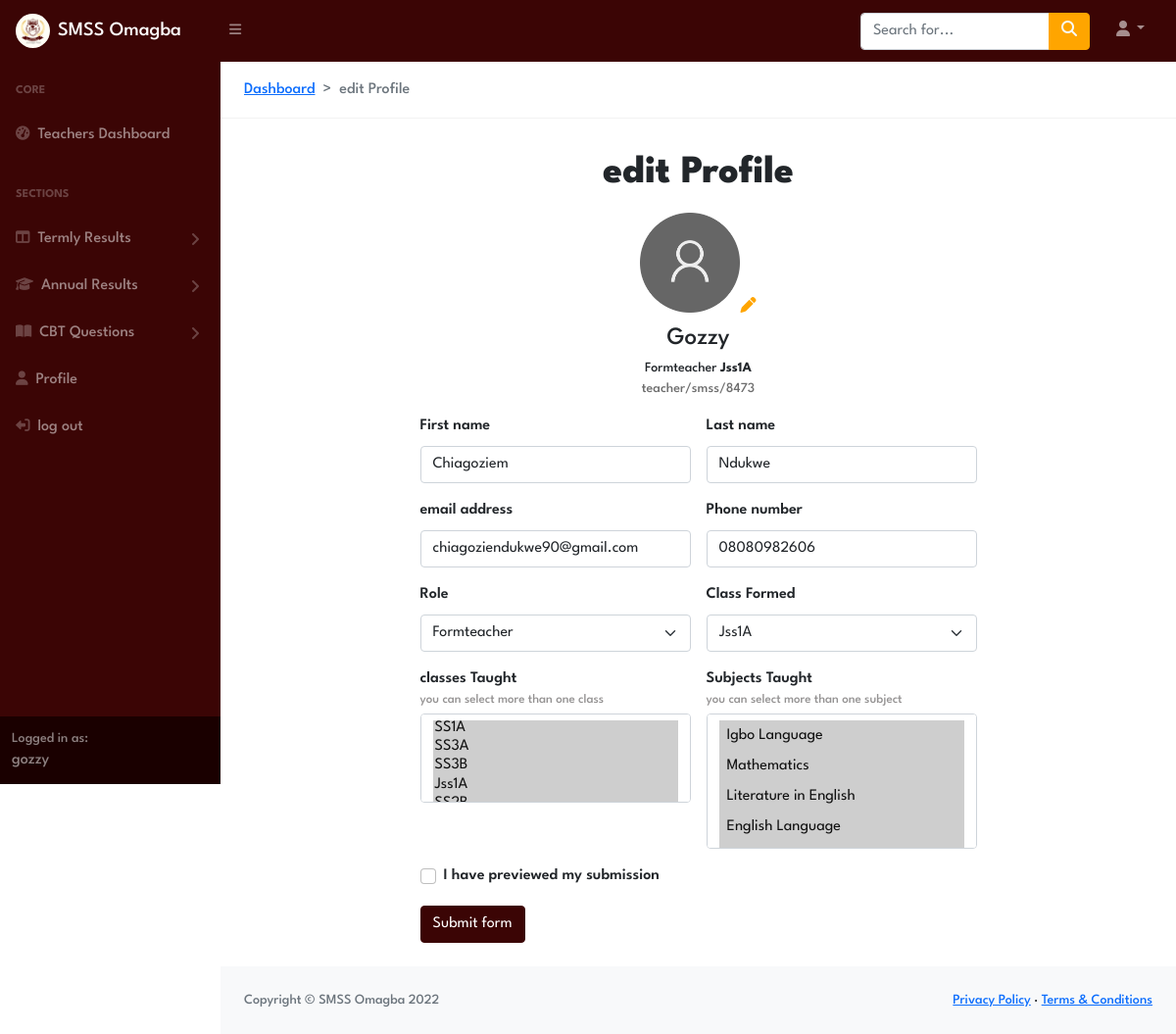
The page /Teachers_Portal/1/profile/ (signed in) on the database its author committed.
### Teachers_Portal/models.py (models this page shows, shortened)
class Teacher(models.Model):
	user = models.OneToOneField(User, on_delete=models.CASCADE, default=2)
	FirstName= models.CharField(max_length= 200, blank=True,default='None')
	LastName= models.CharField(max_length= 200, blank=True, default='None')
	Phone_number= models.CharField(max_length= 200, blank=True)
	Email= models.EmailField(max_length= 200, blank=True)
	teachers_id=models.CharField(max_length= 200, blank=True)
	Role= models.CharField(max_length= 200, blank=True , default="Teacher",choices=ROLE_CHOICES )
	subjects_taught=models.ManyToManyField(Subject)
	classes_taught=models.ManyToManyField(Class,related_name='assigned_classes')
	classFormed = models.ForeignKey(Class,on_delete=models.CASCADE, blank=True, null=True )
	Headshot=models.ImageField(upload_to='assets/TeachersProfileimages', blank=True)
	@property
	def profileimageURL(self):
		try:
			url= self.Headshot.url
		except:
			url=""
		return url

### Result_portal/models.py (models this page shows)
class Class(models.Model):
	Class=models.CharField(max_length=10, blank=True)
	def __str__(self):
		return str(self.Class)

### Teachers_Portal/views/views.py (the view, shortened to what this page needs)
# urls.py: path('<int:id>/profile/', profile_view , name='profile'),
@login_required
def profile_view(request, id):
    teacher = Teacher.objects.get(id=id)
    classes = Class.objects.all()
    subjects = Subject.objects.all()
    sessions = AcademicSession.objects.all()
    context = {
        'teacher': teacher,
        'classes': classes,
        'subjects': subjects,
        'form': TeacherForm(instance=teacher),
        'sessions': sessions,
    }
    return render(request, 'teachers/editprofile.html', context)

### Teachers_Portal/forms.py
class TeacherForm(forms.ModelForm):
    class Meta:
        model = Teacher
        exclude = ['user','teachers_id','Role','classFormed']

### Teachers_Portal/templates/teachers/editprofile.html (shortened to what this page needs)
{% extends 'Teachers_navbar.html' %} {% load static %} {% block content%}
<section class="pt-4">
  <nav
    class="ms-4"
    style="--bs-breadcrumb-divider: '>'"
    aria-label="breadcrumb"
  >
    <ol class="breadcrumb">
      <li class="breadcrumb-item">
        <a href="{% url 'Teachers_portal:Teachers_dashboard' %}">Dashboard</a>
      </li>
      <li class="breadcrumb-item active" aria-current="page">edit Profile</li>
    </ol>
  </nav>
  <hr />
  <div class="d-flex align-items-center flex-column px-md-5 px-2">
    <div class="text-center mb-2">
      <h1 class="mt-3">edit Profile</h1>
    </div>
    <div class="form-container d-flex flex-column align-items-center">
      <div class="Accountdetails mb-3 d-flex flex-column align-items-center">
        {% if teacher.profileimageURL == '' %}
        <div class="profile-image-wapper">
          <img
            src="{% static 'images/profile-default.png' %}"
            alt=""
            class="profile-image"
          />
          <i class="fa-solid fa-pen" style="color: orange"></i>
        </div>
        {% else %}
        <div class="profile-image-wapper">
          <img src="{{teacher.profileimageURL}}" alt="" class="profile-image" />
        </div>
        {% endif %}
        <div class="username mt-2">{{ teacher.user.username }}</div>
        <span class="small" style="font-weight: 500"
          >{{ teacher.Role }} {% if teacher.classFormed != None %}<strong
            >{{ teacher.classFormed }}</strong
          >{% endif %}</span
        >
        <span class="small" style="color: #6e6e6e"
          >{{ teacher.teachers_id }}</span
        >
      </div>
      <form
        action="{% url 'Teachers_portal:profile' id=teacher.id %}"
        method="post"
        class="needs-validation"
        novalidate
      >
        <div class="row g-3 px-3">
          <div class="col-md-6">
            <label for="validationCustom01" class="form-label"
              >First name</label
            >
            <input
              type="text"
              name="FirstName"
              value="{{ teacher.FirstName }}"
              class="form-control"
              id="validationCustom01"
              placeholder="example: john"
              required
            />
          </div>
          <div class="col-md-6">
            <label for="validationCustom01" class="form-label">Last name</label>
            <input
              type="text"
              name="LastName"
              value="{{ teacher.LastName }}"
              class="form-control"
              id="validationCustom01"
              placeholder="example: Doe"
              required
            />
          </div>
          <div class="col-md-6">
            <label for="validationCustom03" class="form-label"
              >email address</label
            >
            <input
              type="email"
              name="Email"
              value="{{ teacher.Email }}"
              class="form-control"
              id="validationCustom03"
              placeholder="enter your email address"
            />
          </div>
          <div class="col-md-6">
            <label for="validationCustom04" class="form-label"
              >Phone number</label
            >
            <input
              type="number"
              name="Phone_number"
              value="{{ teacher.Phone_number }}"
              class="form-control"
              id="validationCustom04"
              placeholder="enter your phone number"
              required
            />
          </div>
          <div class="col-md-6">
            <label for="roleSelect" class="form-label">Role</label>
            <select
              id="roleSelect"
              class="form-select"
              name="Role"
              required
            >
              <option value="Formteacher" {% if teacher.Role == "Formteacher" %}selected{% endif %}>
                Formteacher
              </option>
            </select>
          </div>
          <div class="col-md-6" id="classFormedContainer" style="display: none;">
            <label for="classFormedSelect" class="form-label">Class Formed</label>
            <select id="classFormedSelect" class="form-select" name="classFormed">
              {% for class in classes %}
              <option
                value="{{ class.id }}"
                {% if class.id == teacher.classFormed.id %}selected{% endif %}
              >
                {{ class.Class }}
              </option>
              {% endfor %}
            </select>
          </div>
          <div class="col-md-6">
            <label for="validationCustom06" class="form-label mb-0"
              >classes Taught</label
            >
            <div class="helptext mb-1">you can select more than one class</div>
            <select
              name="classes_taught"
              class="form-select"
              multiple
              aria-label="Multiple select example"
              size="4"
              id="validationCustom06"
              required
            >
              {% for class in classes %}
              <option
                value="{{ class.id }}"
                {%
                if
                class
                in
                teacher.classes_taught.all
                %}
                selected
                {%
                endif
                %}
                class="p-2"
              >
                {{ class.Class }}
              </option>
              {% endfor %}
            </select>
          </div>
          <div class="col-md-6">
            <label for="validationCustom07" class="form-label mb-0"
              >Subjects Taught</label
            >
            <div class="helptext mb-1">
              you can select more than one subject
            </div>
            <select
              name="subjects_taught"
              class="form-select"
              multiple
              aria-label="Multiple select example"
              size="4"
              id="validationCustom07"
              required
            >
              {% for subject in subjects %}
              <option
                value="{{ subject.id }}"
                {%
                if
                subject
                in
                teacher.subjects_taught.all
                %}
                selected
                {%
                endif
                %}
                class="p-2"
              >
                {{ subject.subject_name }}
              </option>
              {% endfor %}
            </select>
          </div>
          <div class="col-12">
            <div class="form-check">
              <input
                class="form-check-input"
                type="checkbox"
                value=""
                id="invalidCheck"
                required
              />
              <label class="form-check-label" for="invalidCheck">
                I have previewed my submission
              </label>
            </div>
          </div>
          <div class="col-12 mb-4">
            <button class="btn btn-primary" type="submit">Submit form</button>
          </div>
        </div>
      </form>
    </div>
  </div>
</section>
{% endblock %}

### templates/Teachers_navbar.html (shortened to what this page needs)
{% load static %}
<!DOCTYPE html>
<html lang="en">
  <head>
    <link
      rel="stylesheet"
      href="https://cdnjs.cloudflare.com/ajax/libs/animate.css/4.1.1/animate.min.css"
    />
    <link
      href="https://cdn.jsdelivr.net/npm/bootstrap@5.0.2/dist/css/bootstrap.min.css"
      rel="stylesheet"
    />
    <link
      href="https://cdn.jsdelivr.net/npm/simple-datatables@latest/dist/style.css"
      rel="stylesheet"
    />
    <link
      rel="stylesheet"
      href="https://cdn.jsdelivr.net/npm/bootstrap-icons@1.5.0/font/bootstrap-icons.css"
    />
    <link
      rel="stylesheet"
      href="https://cdnjs.cloudflare.com/ajax/libs/font-awesome/5.12.1/css/all.min.css"
    />
    <link
      rel="stylesheet"
      href="https://cdnjs.cloudflare.com/ajax/libs/font-awesome/6.1.1/css/all.min.css"
    />
    <link
      href="https://cdn.jsdelivr.net/npm/simple-datatables@latest/dist/style.css"
      rel="stylesheet"
    />
    <link rel="stylesheet" href="https://use.typekit.net/oov2wcw.css" />
    <link
      href="{% static 'css/Teachers_portal/styles.css' %}"
      rel="stylesheet"
    />
    <link
      rel="stylesheet"
      href="{% static 'css/Teachers_portal/Teachers_portal.css' %}"
    />
    <link rel="stylesheet" href="{% static 'css/swiper-bundle.min.css' %}" />
    <link rel="stylesheet" href="{% static 'css/all.css' %}" />
  </head>
  <body class="sb-nav-fixed">
    <nav class="sb-topnav navbar navbar-expand navbar-dark bg-dark">
      <a
        class="navbar-brand ps-3"
        href="{% url 'Teachers_portal:Teachers_dashboard' %}"
        ><img
          src="{% static 'images/St Marks Logo.png' %}"
          alt="..."
          class="brand_image img-fluid me-2"
        />SMSS Omagba</a
      >
      <button
        class="btn btn-link btn-sm order-1 order-lg-0 me-4 me-lg-0"
        id="sidebarToggle"
        href="#!"
      >
        <i class="fas fa-bars"></i>
      </button>
      <form
        class="d-none d-md-inline-block form-inline ms-auto me-0 me-md-3 my-3 my-md-4"
      >
        <div class="input-group">
          <input
            class="form-control"
            type="text"
            placeholder="Search for..."
            aria-label="Search for..."
            aria-describedby="btnNavbarSearch"
          />
          <button
            class="btn btn-warning text-light"
            id="btnNavbarSearch"
            type="button"
          >
            <i class="fas fa-search"></i>
          </button>
        </div>
      </form>
      <ul class="navbar-nav ms-auto ms-md-0 me-3 me-lg-4">
        <li class="nav-item dropdown">
          <a
            class="nav-link dropdown-toggle"
            id="navbarDropdown"
            href="#"
            role="button"
            data-bs-toggle="dropdown"
            aria-expanded="false"
            ><i class="fas fa-user fa-fw"></i
          ></a>
        </li>
      </ul>
    </nav>
    <div id="layoutSidenav">
      <div id="layoutSidenav_nav">
        <nav class="sb-sidenav accordion sb-sidenav-dark" id="sidenavAccordion">
          <div class="sb-sidenav-menu">
            <div class="nav">
              <div class="sb-sidenav-menu-heading">Core</div>
              <a
                class="nav-link"
                href="{% url 'Teachers_portal:Teachers_dashboard' %}"
              >
                <div class="sb-nav-link-icon">
                  <i class="fas fa-tachometer-alt"></i>
                </div>
                Teachers Dashboard
              </a>
              <div class="sb-sidenav-menu-heading">SECTIONS</div>
              <a
                class="nav-link collapsed"
                href="#"
                data-bs-toggle="collapse"
                data-bs-target="#collapseLayouts"
                aria-expanded="false"
                aria-controls="collapseLayouts"
              >
                <div class="sb-nav-link-icon">
                  <i class="fas fa-columns"></i>
                </div>
                Termly Results
                <div class="sb-sidenav-collapse-arrow">
                  <i class="fas fa-angle-down"></i>
                </div>
              </a>
              <a
                class="nav-link collapsed"
                href="#"
                data-bs-toggle="collapse"
                data-bs-target="#collapseLayouts2"
                aria-expanded="false"
                aria-controls="collapseLayouts2"
              >
                <div class="sb-nav-link-icon">
                  <i class="fa-solid fa-graduation-cap"></i>
                </div>
                Annual Results
                <div class="sb-sidenav-collapse-arrow">
                  <i class="fas fa-angle-down"></i>
                </div>
              </a>
              <a
                class="nav-link collapsed"
                href="#"
                data-bs-toggle="collapse"
                data-bs-target="#collapseCBT"
                aria-expanded="false"
                aria-controls="collapseCBT"
              >
                <div class="sb-nav-link-icon">
                  <i class="fas fa-book-open"></i>
                </div>
                CBT Questions
                <div class="sb-sidenav-collapse-arrow">
                  <i class="fas fa-angle-down"></i>
                </div>
              </a>
              <a
                class="nav-link"
                href="{% url 'Teachers_portal:profile' id=request.user.teacher.id %}"
              >
                <div class="sb-nav-link-icon">
                  <i class="fas fa-solid fa-user"></i>
                </div>
                Profile
              </a>
              <a class="nav-link" href="{% url 'Accounts:logout'  %}">
                <div class="sb-nav-link-icon">
                  <i
                    class="fas fa-solid fa-right-from-bracket fa-flip-horizontal"
                  ></i>
                </div>
                log out
              </a>
            </div>
          </div>
          <div class="sb-sidenav-footer">
            <div class="small">Logged in as:</div>
            {{ request.user }}
          </div>
        </nav>
      </div>
      <div id="layoutSidenav_content">
        <main>{% block content%} {% endblock %}</main>
        <footer class="py-4 bg-light mt-auto">
          <div class="container-fluid px-4">
            <div
              class="d-flex align-items-center justify-content-between small"
            >
              <div class="text-muted">Copyright &copy; SMSS Omagba 2022</div>
              <div>
                <a href="#">Privacy Policy</a>
                &middot;
                <a href="#">Terms &amp; Conditions</a>
              </div>
            </div>
          </div>
        </footer>
      </div>
    </div>
  </body>
</html>

### assets/css/Teachers_portal/Teachers_portal.css (style rules this page uses)
.form-container { box-shadow: 0px 4px 52px 4px rgb(2 8 10 / -2%); border-radius: 20px 20px 20px 20px; max-width: 600px; }
label { font-weight: 600; }
.helptext { font-size: small; color: #949292; }
.profile-image-wapper { display: flex; align-items: flex-end; justify-content: center; width: 102px; height: 102px; border-radius: 50%; }
.profile-image-wapper img { width: 100%; height: 100%; object-fit: cover; object-position: top; }
.username { font-size: 25px; }
.brand_image { object-fit: cover; width: 35px; height: 35px; border-radius: 50%; }

### rows shown on the page
Teacher: user.username "Gozzy", Role "Formteacher", classFormed "Jss1A", teachers_id "teacher/smss/8473", FirstName "Chiagoziem", LastName "Ndukwe", Email "chiagoziendukwe90@gmail.com", Phone_number "08080982606"

### other values the page prints
{{ request.user }} "gozzy"
form field classes_taught "SS1A ☑ / SS3A ☑ / SS3B ☑ / Jss1A ☑"
form field subjects_taught "Igbo Language ☑ / Mathematics ☑ / Literature in English ☑ / English Language ☑"
